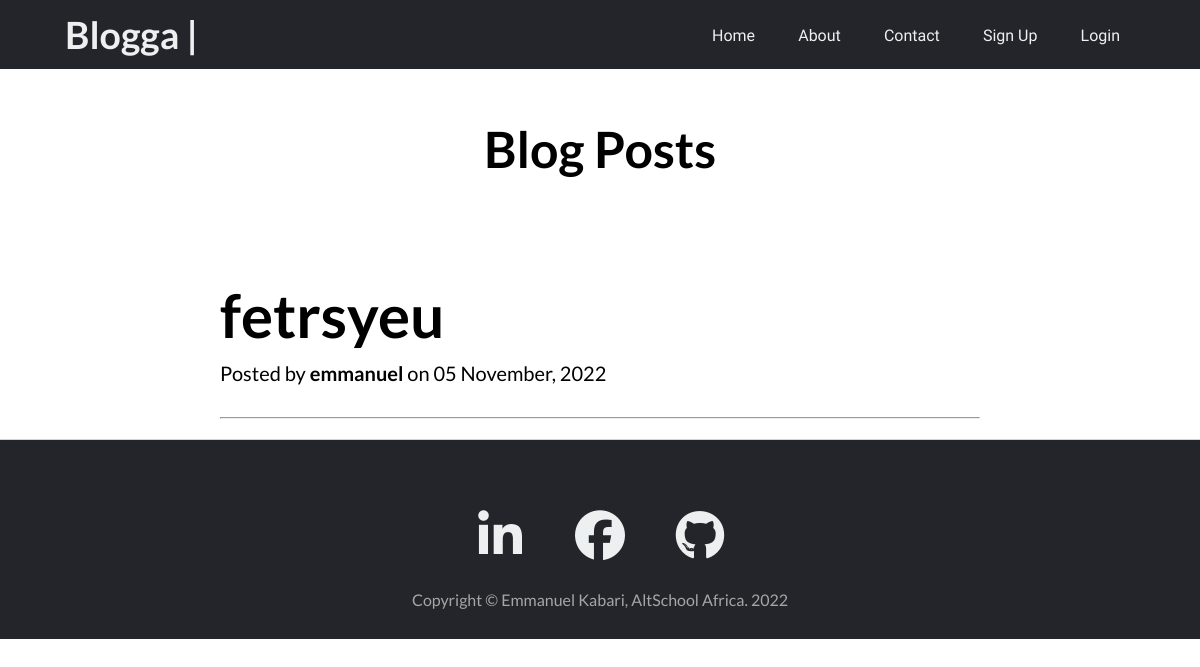
Before: /blogposts with the older database file.
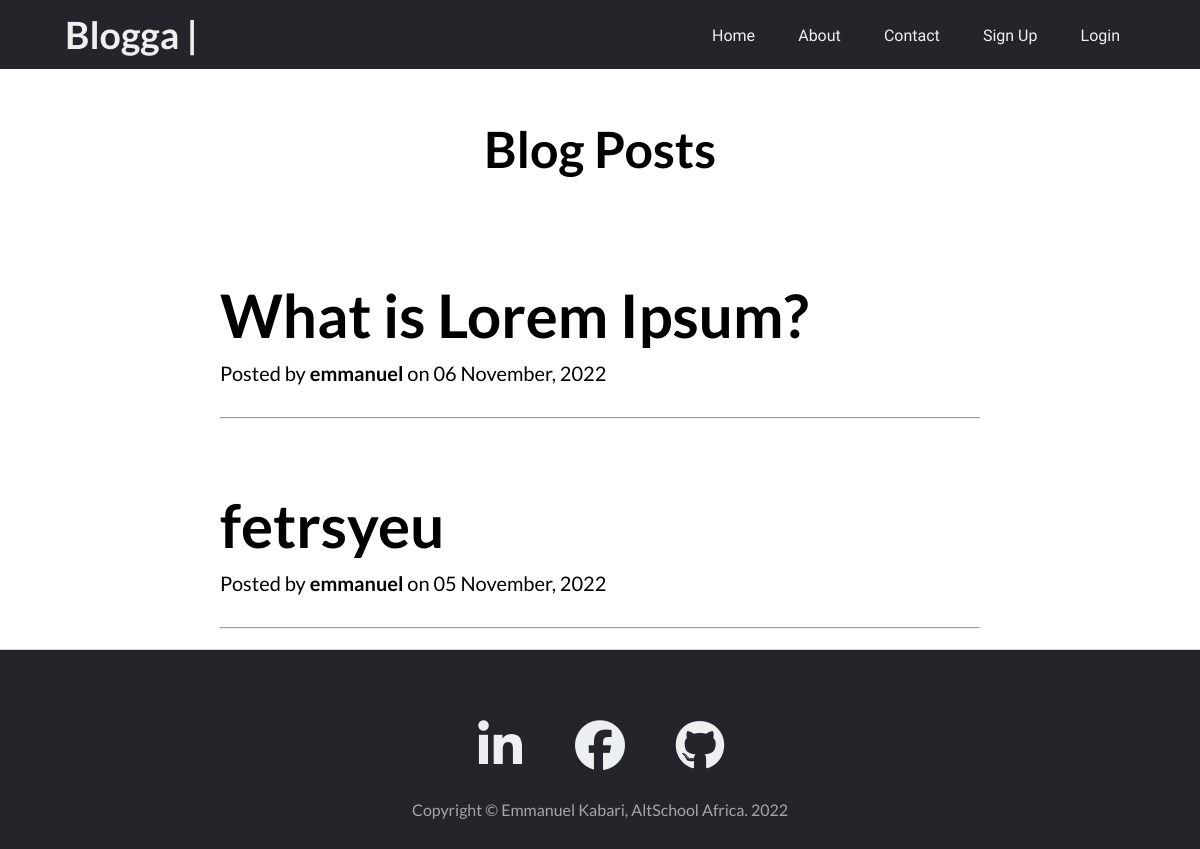
After: the same page with the newer database file.
### app.py (models this page shows, shortened)
class BlogPost(db.Model):
    __tablename__ = 'blog_post'
    id = db.Column(db.Integer(), primary_key=True)
    caption = db.Column(db.String(), nullable=False)
    content = db.Column(db.String(), nullable=False)
    owner_id = db.Column(db.Integer(), db.ForeignKey(
        'users.id'), nullable=False)
    date_created = db.Column(db.DateTime(), default=datetime.utcnow)

class User(db.Model, UserMixin):
    __tablename__ = 'users'
    id = db.Column(db.Integer(), primary_key=True)
    firstname = db.Column(db.String(), nullable=False, unique=False)
    lastname = db.Column(db.String(), nullable=False, unique=False)
    username = db.Column(db.String(50), nullable=False, unique=True)
    email = db.Column(db.String(60), nullable=False, unique=True)
    password_hash = db.Column(db.Text(), nullable=False)
    posts = db.relationship('BlogPost', backref='owner')

### app.py (the view)
@app.route('/')
@app.route('/blogposts')
def home():
    posts = BlogPost.query.order_by(desc(BlogPost.date_created))
    return render_template('index.html', posts=posts)

### templates/index.html (shortened to what this page needs)
{% extends 'base.html' %}
{% block content %}
{% if current_user.is_authenticated %}
    <section class="no-post">
        <div class="no-post-title">
            <h1>Welcome to Blogga.</h1>
            <p><a href="{{ url_for('create_post') }}">Create a Post</a> to share your articles... </p>
        </div>
    </section>
    <section class="blog-head-container">
        <div class="blog-head-title">
            <h1>Blog Posts</h1>
        </div>
    </section>
    {% for post in posts %}
    <section class="blog-container">
        <div>
            <div class="post-preview">
                <a class="link" href="{{url_for('view_post', id=post.id)}}">
                    <h1 class="post-title">{{post.caption}}</h1>
                </a>
                <p class="post-meta">
                    Posted by
                    <strong>{{ post.owner.username }}</strong>
                    on {{post.date_created.strftime('%d %B, %Y')}}
                </p>
            </div>
            <hr class="my-4" />
        </div>
    </section>
    {% endfor %}
{% else %}
    <section class="blog-head-container">
        <div class="blog-head-title">
            <h1>Blog Posts</h1>
        </div>
    </section>
    {% for post in posts %}
    <section class="blog-container">
        <div>
            <div class="post-preview">
                <a class="link" href="{{url_for('view_post', id=post.id)}}">
                    <h1 class="post-title">{{post.caption}}</h1>
                </a>
                <p class="post-meta">
                    Posted by
                    <strong>{{ post.owner.username }}</strong>
                    on {{post.date_created.strftime('%d %B, %Y')}}
                </p>
            </div>
            <hr class="my-4" />
        </div>
    </section>
    {% endfor %}
{% endif %}
{% endblock %}

### templates/base.html (shortened to what this page needs)
<!DOCTYPE html>
<html lang="en">
<head>
    <link rel="stylesheet" href="{{url_for('static', filename='css/style.css')}}">
</head>
<body>
    <header>
        {% if current_user.is_authenticated %}
            <a class="logo" href="{{url_for('home')}}">
                <h2>Blogga &#124;</h2>
                <p>Hello {{current_user.username}}</p>
            </a>
        {% else %}
            <a class="logo" href="{{url_for('home')}}">
                <h2>Blogga &#124;</h2>
            </a>
        {% endif %}
        <nav>
            <ul class="nav_links">
                {% if current_user.is_authenticated %}
                <li><a href="{{ url_for('home') }}">Home</a></li>
                <li><a href="{{ url_for('create_post') }}">Create Post</a></li>
                <li><a href="{{ url_for('about') }}">About</a></li>
                <li><a href="{{ url_for('contact') }}">Contact</a></li>
                <li><a href="{{ url_for('logout') }}">Log Out</a></li>
                {% else %}
                <li><a href="{{ url_for('home') }}">Home</a></li>
                <li><a href="{{ url_for('about') }}">About</a></li>
                <li><a href="{{ url_for('contact') }}">Contact</a></li>
                <li><a href="{{ url_for('register') }}">Sign Up</a></li>
                <li><a href="{{ url_for('login') }}">Login</a></li>
                {% endif %}
            </ul>
        </nav>
    </header>
    <main>
        {% block content %}
        {% endblock %}
    </main>
    <footer class="footer-border-top">
        <div class="footer-container">
            <div class="row footer-row">
                <div class="col-md-10 col-lg-8 col-xl-7">
                    <ul class="footer-list-inline">
                        <li class="footer-list-inline-item">
                            <a href="https://www.linkedin.com/in/kabari-emmanuel/" target="_blank">
                                <span class="fa-stack fa-lg">
                                    <i class="fab fa-linkedin-in"></i>
                                </span>
                            </a>
                        </li>
                        <li class="footer-list-inline-item">
                            <a href="https://www.facebook.com/emmanuel.kabari.56/" target="_blank">
                                <span class="fa-stack fa-lg">
                                    <i class="fab fa-facebook"></i>
                                </span>
                            </a>
                        </li>
                        <li class="footer-list-inline-item">
                            <a href="https://github.com/Kabari" target="_blank">
                                <span class="fa-stack fa-lg">
                                    <i class="fab fa-github"></i>
                                </span>
                            </a>
                        </li>
                    </ul>
                    <div class="small">Copyright &copy; Emmanuel Kabari, AltSchool Africa. 2022</div>
                </div>
            </div>
        </div>
    </footer>
</body>
</html>

### static/css/style.css (style rules this page uses)
* { margin: 0; padding: 0; box-sizing: border-box; font-family: 'Lato'; }
li, a { font-family: 'Raleway', sans-serif; font-weight: 500; font-size: 16px; color: #edf0f1; text-decoration: none; }
header { display: flex; justify-content: space-between; align-items: center; padding: 5px 5%; background-color: #24252A; }
.logo { display: flex; padding: 7px 5px; text-align: center; font-size: 25px; cursor: pointer; }
.nav_links { list-style: none; }
.nav_links li { display: inline-block; padding: 0px 20px; }
.nav_links li a { transition: all 0.3s ease; }
.row { display: flex; margin-bottom: 10px; flex-wrap: wrap; }
.blog-head-container { display: flex; width: 800px; margin: 50px auto; }
.blog-head-title { margin: auto; display: flex; }
.blog-head-title h1 { font-size: 50px; }
.link { color: black; }
.blog-container { display: block; margin: auto; padding: 20px; width: 800px; max-width: 100%; word-wrap: break-word; }
.post-preview { margin: auto; }
.post-title { margin: 30px 0px 10px; font-weight: 700; font-size: 60px; word-wrap: break-word; }
.post-meta { margin: 0 0 32px; font-size: 20px; }
.row { display: flex; flex-wrap: wrap; }
.footer-border-top { border-top: 1px solid #ced4da; margin: auto; width: 100%; height: 200px; background: #24252A; }
.footer-row { justify-content: center; }
.footer-container { margin: 50px auto; }
.footer-list-inline { display: flex; justify-content: center; }
.footer-list-inline-item { display: flex; width: 70px; height: 80px; justify-content: center; align-items: center; list-style: none; margin: auto 15px; font-size: 50px; text-align: center; }
.small { margin: 20px auto; text-align: center; color: #a6a6a6; }
i { font-size: 50px; }

Changed rows visible on the page:
added BlogPost: caption "What is Lorem Ipsum?", owner.username "emmanuel", date_created "06 November, 2022"
